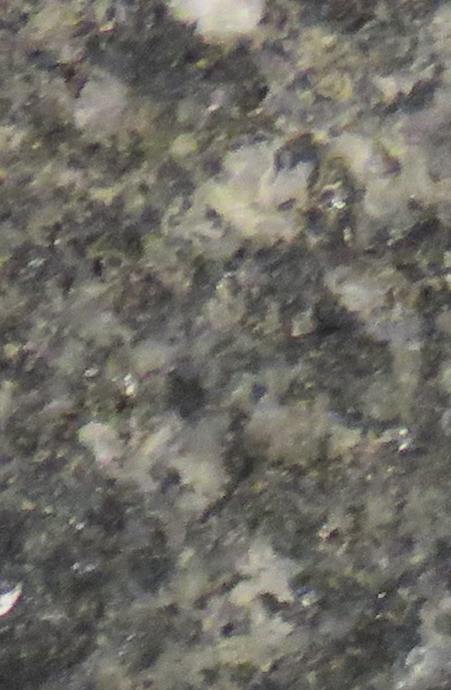
#> input picture Rock images/train/Diorite/10714M_P1_Cleaned_01_01.png, 451 x 690 px, found by its file name; its folder holds only this picture in this run
$ jupyter execute --allow-errors 'Colors CSV.ipynb'   (older library calls are emulated)
#> lines starting #> are read from the running program, lines starting #| are printed output that depends on the picture
[cell 1]
LOMA_LINDA = '/Users/sarah/Downloads/Rock Datasets/Loma Linda'
INTERNET = '/Users/sarah/Downloads/Rock Datasets/Internet'
ALL = '/Users/sarah/Downloads/Rock Datasets/All'

LOMA_LINDA_CROP = '/Users/sarah/Downloads/Rock Datasets/Loma Linda Cropped'
INTERNET_CROP = '/Users/sarah/Downloads/Rock Datasets/Internet Cropped'
ALL_CROP = '/Users/sarah/Downloads/Rock Datasets/All Cropped'

LL_DRIVE = '/content/drive/MyDrive/Sem VII/RP Investigación/selectedCroppedImagesAllClasses/train' #validate
LL_CROP = '/content/drive/My Drive/Sem VII/RP Investigación/LL Rocks'

[cell 2]
IMG_PATH = '/Users/sarah/Documents/Rocks copy/train'
DIR = '/Users/sarah/Documents/Rocks copy/crop'
CSV_DIR = '/content/drive/My Drive/Sem VII/RP Investigación/LL Rocks/last.csv'

IMG_SIZE = (512, 512)
CLUSTERS = 4
images_per_type_to_plot = 1

#### Imports

[cell 3]
# Libraries
import cv2, os
from PIL import Image, ImageOps
import numpy as np
from itertools import repeat

def load_images_from_folder(folder, size):
#> called with size = (512, 512)
    images = []
    filenames = []
    for filename in os.listdir(folder):
        if(not filename.lower().endswith(('.png', '.jpg', '.jpeg', '.tiff', '.bmp', '.gif'))):
            print(filename, 'removed')
            continue
        img = Image.open(os.path.join(folder,filename))
#> img is the input picture: PIL image 451x690 RGBA; mean R, G, B, A 110.7, 108.5, 100.7, 255
        fit_and_resized_image = ImageOps.fit(img, size, Image.ANTIALIAS)
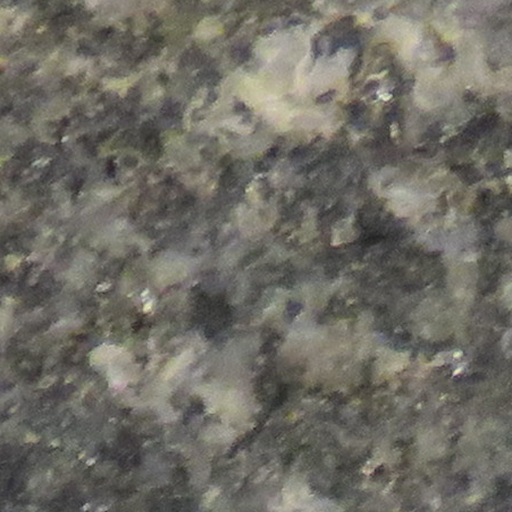
#> fit_and_resized_image: PIL image 512x512 RGBA; mean R, G, B, A 111, 108.7, 100.5, 255
        img = np.array(fit_and_resized_image)
        img = img[...,:3]
#> img: shape (512, 512, 3)
        if img is not None:
            images.append(img)
            filenames.append(filename)
    return (images, filenames)

def load_images_from_directory(path, size):
    paths = os.listdir(path)
    x = []; y = []; files = [];
    for folder in paths:
        if(os.path.isfile(folder)):
            print(folder, 'removed')
            continue
        images, filenames = load_images_from_folder(os.path.join(path, folder), size)
        lbls = list(repeat(folder, len(images)))
#> lbls = ['Diorite']
        x.extend(images)
        y.extend(lbls)
        files.extend(filenames)
#> pass 2 of the loop in load_images_from_directory, `for folder in paths:`:
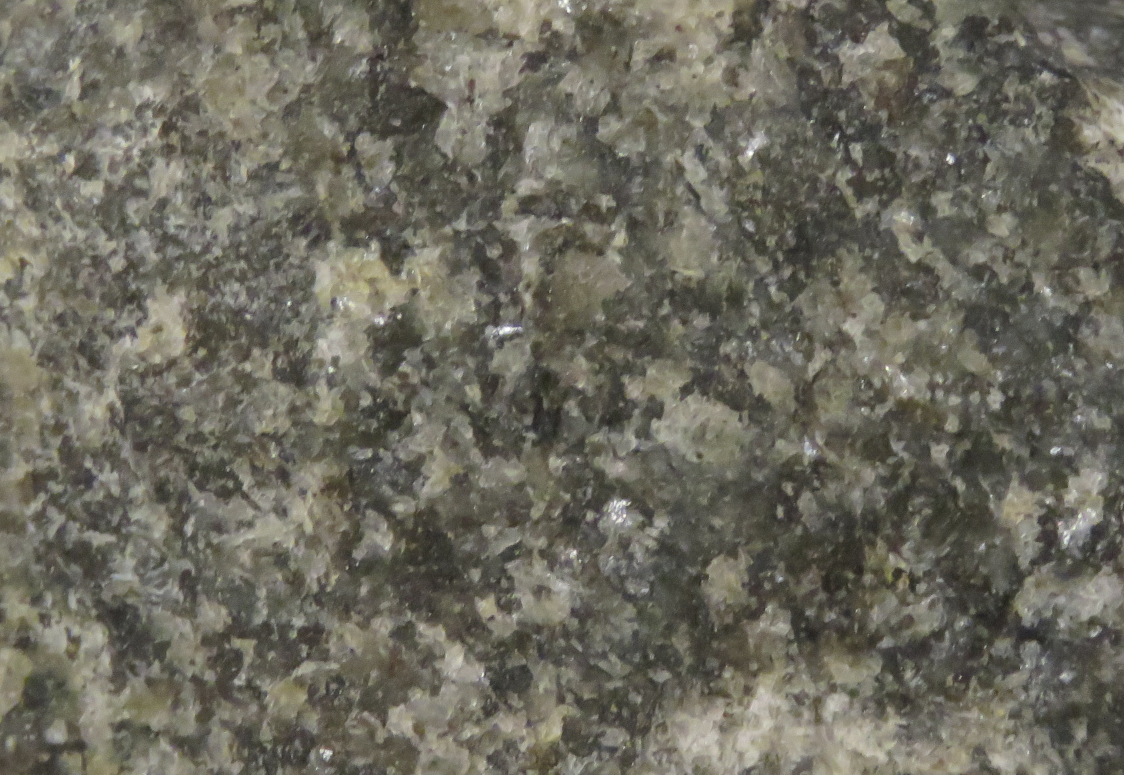
#> input picture Rock images/train/Gabbro/10715B_P1_Cleaned.jpg, 2248 x 1549 px, found by its file name (shown at 1/2 size)
#> in load_images_from_folder, img is the input picture: PIL image 2248x1549 RGB; mean R, G, B 107.9, 105.6, 94
#> in load_images_from_folder (call 2), `fit_and_resized_image = ImageOps.fit(img, size, Image.ANTIALIAS)`:
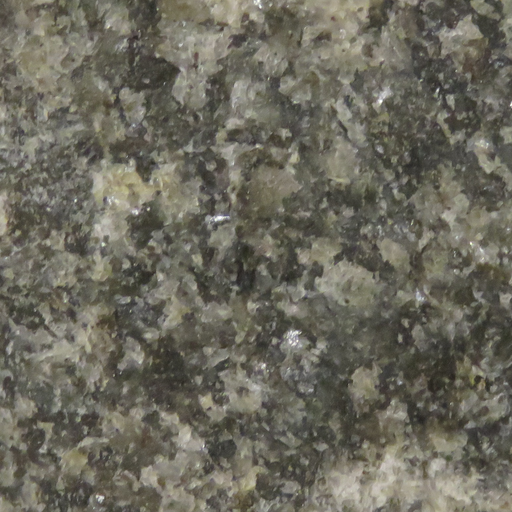
#> fit_and_resized_image: PIL image 512x512 RGB; mean R, G, B 107.7, 105.2, 93.3
#> lbls = ['Gabbro']
    return (x, y, files)

[cell 4]
from sklearn.cluster import KMeans

def get_dominant_colors(cluster, centroids):
    # Get the number of different clusters, create histogram, and normalize
    labels = np.arange(0, len(np.unique(cluster.labels_)) + 1)
    (hist, _) = np.histogram(cluster.labels_, bins = labels)
    hist = hist.astype("float"); hist /= hist.sum()

    features = []

    colors = sorted([(percent, color) for (percent, color) in zip(hist, centroids)])

    for (percent, color) in colors:
        features.extend(color)
        features.append(percent)

    return features

def get_dominants_plot(features):
    rect = np.zeros((50, 300, 3), dtype=np.uint8)
    start = 0

    for i in range(4):
        color = np.array(features[i*4:i*4+3])
        percent = features[i*4+3]

        end = start + (percent * 300)
        cv2.rectangle(rect, (int(start), 0), (int(end), 50), color.astype("uint8").tolist(), -1)
        start = end

    return rect

def get_avg_plot(img):
    average = img.mean(axis=0).mean(axis=0)
    avg_patch = np.ones(shape=img.shape, dtype=np.uint8)*np.uint8(average)
    return avg_patch

#### 1. Load data

[cell 5]
x, y, files = load_images_from_directory(IMG_PATH, IMG_SIZE)
#> x = 2 items; y = ['Diorite', 'Gabbro']; files = ['10714M_P1_Cleaned_01_01.png', '10715B_P1_Cleaned.jpg']

classes, indices, counts = np.unique(y, return_counts=True, return_index=True)
#> indices = [0, 1]; counts = [1, 1]

classes_dict = dict(zip(classes, range(0,len(classes))))
#> classes_dict = {'Diorite': 0, 'Gabbro': 1}

print('Classes:', classes)
#| Classes: ['Diorite' 'Gabbro']
print('Counts:', counts)
#| Counts: [1 1]
print('Indices:', indices)
#| Indices: [0 1]
print('Classes dictionary:', classes_dict)
#| Classes dictionary: {'Diorite': 0, 'Gabbro': 1}

[cell 6]
img_shape = (IMG_SIZE[0], IMG_SIZE[1], 3)
for img, name in zip(x, files):
    sh = np.shape(img)
    if(sh != img_shape):
        print('different shape', sh, name)
#> this loop made 2 passes
#> (name, sh) on passes 1 to 2: ('10714M_P1_Cleaned_01_01.png', (512, 512, 3)), ('10715B_P1_Cleaned.jpg', (512, 512, 3))
print('x shape:', np.shape(x), 'y shape:', np.shape(y))
#| x shape: (2, 512, 512, 3) y shape: (2,)

#### 2. Extract colors from data

[cell 7]
xextracted = []
for img in x:
    reshape = img.reshape((img.shape[0] * img.shape[1], img.shape[2]))
    cluster = KMeans(n_clusters=CLUSTERS).fit(reshape)
    features = get_dominant_colors(cluster, cluster.cluster_centers_)
    xextracted.append(features)
#> this loop made 2 passes
#> (labels in get_dominant_colors, hist in get_dominant_colors) on passes 1 to 2: ([0, 1, 2, 3, 4], [0.272, 0.265, 0.342, 0.12]), ([0, 1, 2, 3, 4], [0.31, 0.13, 0.288, 0.272])
#> after the loop, xextracted = [[163.8, 160.4, 144.5, 0.12, 79.29, 77.58, 73.76, 0.265, 128.3, 125.7, 115.1, 0.272, 103, 100.9, 93.81, 0.342], [158.7, 155.8, 140.7, 0.13, 127.7, 125.3, 111.6, 0.272, 74.08, 71.73, 62.6, 0.288, 99.91, 97.42, 85.6, 0.31]]

[cell 8]
import matplotlib.pyplot as plt

images = []
tittles = []

#> (the rest of this cell did not finish here and is left out)

#### 3. Convert extracted data to CSV

[cell 9]
yencoded = [classes_dict[c] for c in y]
#> yencoded = [0, 1]
print(yencoded)
#| [0, 1]

[cell 10]
# Import label encoder
from sklearn import preprocessing

# label_encoder object knows how to understand word labels.
label_encoder = preprocessing.LabelEncoder()
yencoded2 = label_encoder.fit_transform(y)
#> yencoded2 = [0, 1]
print(yencoded2)
#| [0 1]
